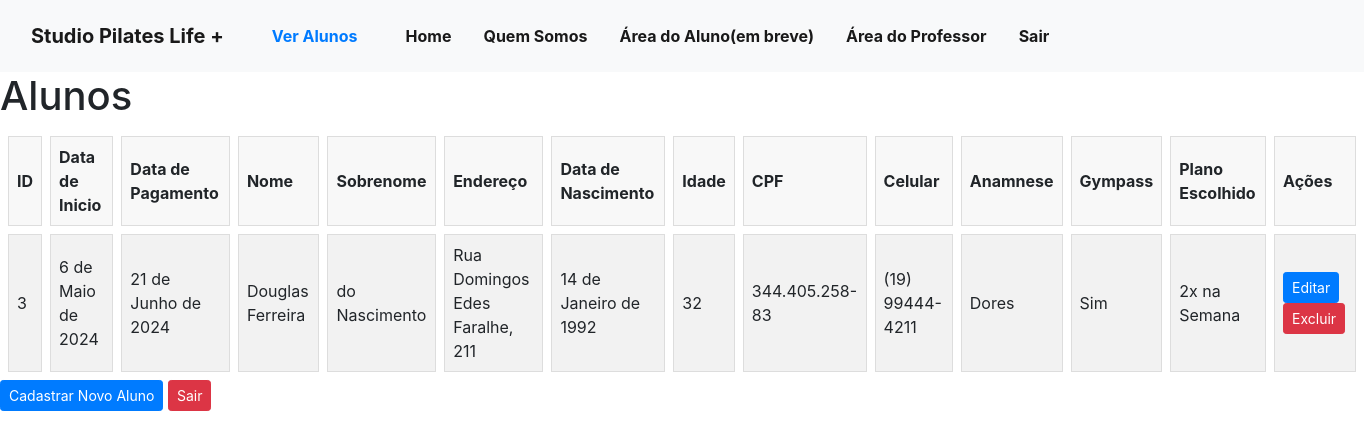
The page /ver-alunos/ (signed in) on the database as committed earlier.
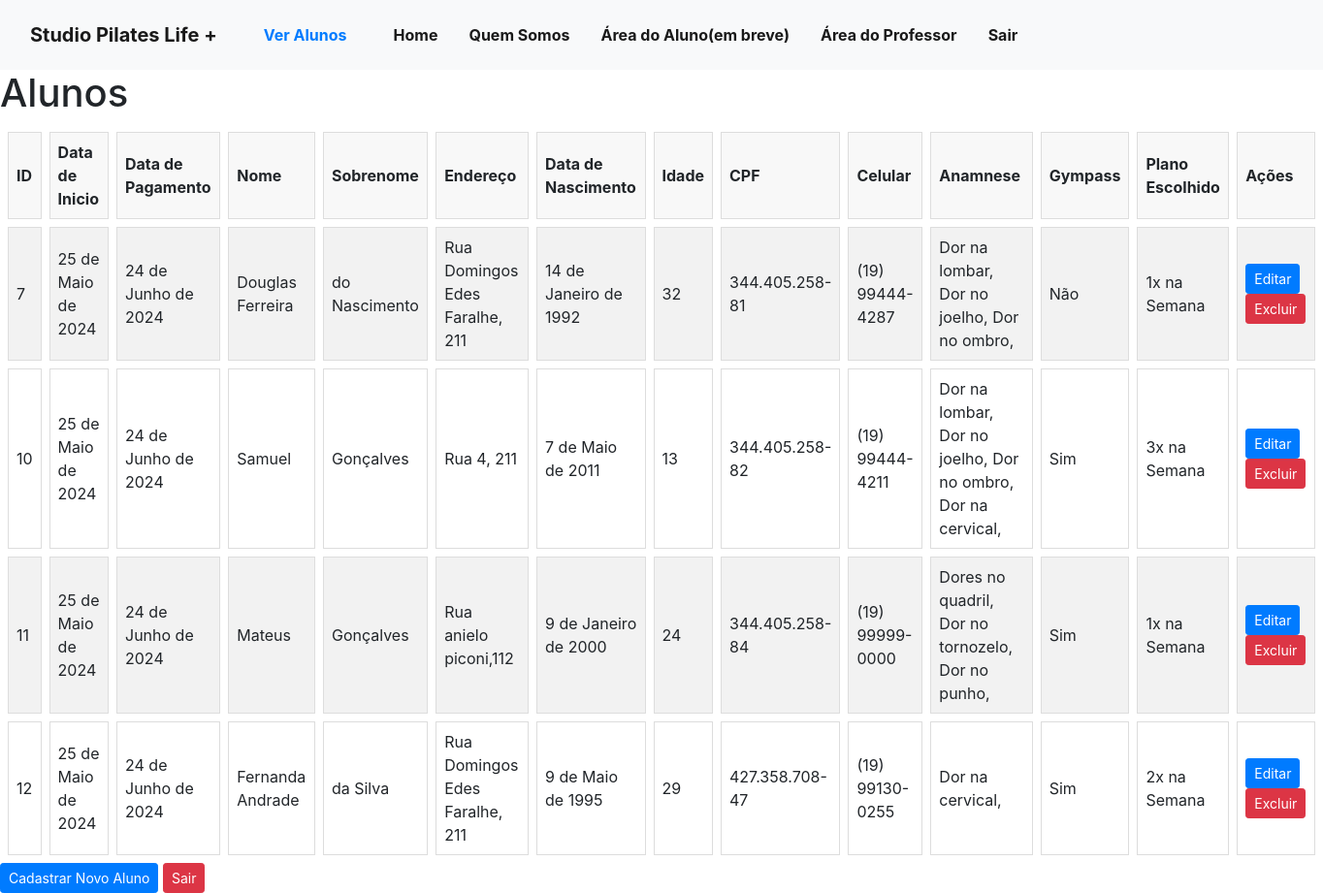
The same page on the database as committed later.
### alunos/models.py (models this page shows, shortened)
class Alunos(models.Model):
    data_inicio = models.DateField(default="2022-01-01")
    nome = models.CharField(max_length=30, default="Digite o nome")
    sobrenome = models.CharField(max_length=30, default="Digite o Sobrenome")
    endereco = models.CharField(max_length=100, default="Digite o endereço")
    data_nascimento = models.DateField(default="1990-01-01")
    idade = models.IntegerField(default=18)
    cpf = models.CharField(max_length=11, default="Digite seu CPF")
    celular = models.CharField(max_length=15, default="")
    anamnesis = models.TextField(max_length=500, default="Qual são as suas queixas?")
    gympass = models.BooleanField(default=False)
    plano_escolhido = models.CharField(
        max_length=20,
        choices=[
            ("1x", "1x na semana"),
            ("2x", "2x na semana"),
            ("3x", "3x na semana"),
        ],
        default="1x",
    )
    data_pagamento = models.DateField(default="Escolha um data de pagamento")
    class Meta:
        verbose_name = "Aluno"

### alunos/views.py (the view)
# urls.py: path("ver-alunos/", views.ver_alunos, name="ver_alunos"),
def ver_alunos(request):
    if request.session.get('usuario'):
        usuario = Usuario.objects.get(id=request.session['usuario'])
        Aluno = Alunos.objects.all()
        for aluno in Aluno:
            aluno.anamnesis = formatar_anamneses(aluno.anamnesis)
        return render(request, 'ver_alunos.html', {'usuario_logado': request.session.get('usuario'), 'Aluno': Aluno})
    else:
        return redirect('/auth/login/?status=2')

### alunos/views.py (called while the page is built)
def formatar_anamneses(anamneses):
    return "".join(anamneses).replace("'", "").replace("[", "").replace("]", "")

### alunos/templates/ver_alunos.html (shortened to what this page needs)
{% extends 'base.html' %}
{% block 'conteudo' %}
<h1>Alunos</h1>
<form method="post">
  <table>
    <thead>
      <tr>
        <th>ID</th>
        <th>Data de Inicio</th>
        <th>Data de Pagamento</th>
        <th>Nome</th>
        <th>Sobrenome</th>
        <th>Endereço</th>
        <th>Data de Nascimento</th>
        <th>Idade</th>
        <th>CPF</th>
        <th>Celular</th>
        <th>Anamnese</th>
        <th>Gympass</th>
        <th>Plano Escolhido</th>
        <th>Ações</th>
      </tr>
    </thead>
    <tbody>
      {% for Aluno in Aluno %}
        <tr>
          <td>{{ Aluno.pk }}</td>
          <td>{{ Aluno.data_inicio }}</td>
          <td>{{ Aluno.data_pagamento }}</td>
          <td>{{ Aluno.nome }}</td>
          <td>{{ Aluno.sobrenome }}</td>
          <td>{{ Aluno.endereco }}</td>
          <td>{{ Aluno.data_nascimento }}</td>
          <td>{{ Aluno.idade }}</td>
          <td>{{ Aluno.cpf }}</td>
          <td>{{ Aluno.celular }}</td>
          <td>{{ Aluno.anamnesis }}</td>
          <td>{% if Aluno.gympass %}Sim{% else %}Não{% endif %}</td>
          <td>{{ Aluno.plano_escolhido }}</td>
          <td>
            <a href="{% url 'editar_aluno' pk=Aluno.pk %}" class= "btn btn-primary btn-sm">Editar</a>
            <a href="{% url 'excluir_aluno' pk=Aluno.pk %}" class= "btn btn-danger btn-sm">Excluir</a>
          </td>
          </tr>
      {% endfor %}
    </tbody>
  </table>
<a class= "btn btn-primary btn-sm" href={% url 'cadastro_alunos'%}>Cadastrar Novo Aluno</a>
<a class= "btn btn-danger btn-sm" href="{% url 'sair'%}" >Sair</a>
{% endblock %}

### templates/base.html (shortened to what this page needs)
<!DOCTYPE html>
<html lang="pt-br">
  <head>
    <link rel="stylesheet" href="https://stackpath.bootstrapcdn.com/bootstrap/4.1.3/css/bootstrap.min.css">
  </head>
  <body>
    <nav class="navbar navbar-expand-lg navbar-light bg-light custom-navbar">
      <div class="container-fluid">
        <a class="navbar-brand" href={% url 'home' %}>Studio Pilates Life + </a>
      {%if usuario_logado%}
     <li class="nav-link active">
     <a class="nav-link" href={% url 'ver_alunos'%}>Ver Alunos</a>
      </li>
      {% endif %}
          <div class="collapse navbar-collapse" id="navbarNavDropdown">
            <ul class="navbar-nav">
              <li class="nav-link active">
                <a class="nav-link active" aria-current="page" href={% url 'home' %}>Home</a>
              </li>
              <li class="nav-link active">
                <a class="nav-link" href={% url 'quem_somos' %}>Quem Somos</a>
              </li>
              <li class="nav-link active">
                <a class="nav-link" href="#">Área do Aluno(em breve)</a>
              </li>
              <li class="nav-link active">
                <a class="nav-link" href={% url 'cadastro_alunos' %}>Área do Professor</a>
              </li>
              {% if usuario_logado %}
              <li class="nav-link active">
                  <a class="nav-link" href="{% url 'sair'%}">Sair</a>
              </li>
          {% endif %}
    </nav>
  {% block 'conteudo' %} {%endblock %}
</body>
</html>

### templates/base.html (style rules this page uses)
.custom-navbar { background-color: transparent; background-image: none; }
.custom-navbar .navbar-brand { font-weight: bold; }
.custom-navbar .nav-link { font-weight: bold; }

### alunos/templates/ver_alunos.html (style rules this page uses)
table { width: 100%; border-collapse: separate; border-spacing: 0.5rem; }
th, td { border: 1px solid #ddd; padding: 0.5rem; text-align: left; }
thead { background-color: #f8f8f8; }
tbody tr:nth-child(odd) { background-color: #f2f2f2; }

Rows that differ between the two databases and show on the page:
removed Alunos: pk "3", data_inicio "6 de Maio de 2024", data_pagamento "21 de Junho de 2024", nome "Douglas Ferreira", sobrenome "do Nascimento", endereco "Rua Domingos Edes Faralhe, 211", data_nascimento "14 de Janeiro de 1992", idade "32", cpf "344.405.258-83", celular "(19) 99444-4211", anamnesis "Dores", gympass "Sim", plano_escolhido "2x na Semana"
added Alunos: pk "7", data_inicio "25 de Maio de 2024", data_pagamento "24 de Junho de 2024", nome "Douglas Ferreira", sobrenome "do Nascimento", endereco "Rua Domingos Edes Faralhe, 211", data_nascimento "14 de Janeiro de 1992", idade "32", cpf "344.405.258-81", celular "(19) 99444-4287", anamnesis "Dor na lombar, Dor no joelho, Dor no ombro,", gympass "Não", plano_escolhido "1x na Semana"
added Alunos: pk "10", data_inicio "25 de Maio de 2024", data_pagamento "24 de Junho de 2024", nome "Samuel", sobrenome "Gonçalves", endereco "Rua 4, 211", data_nascimento "7 de Maio de 2011", idade "13", cpf "344.405.258-82", celular "(19) 99444-4211", anamnesis "Dor na lombar, Dor no joelho, Dor no ombro, Dor na cervical,", gympass "Sim", plano_escolhido "3x na Semana"
added Alunos: pk "11", data_inicio "25 de Maio de 2024", data_pagamento "24 de Junho de 2024", nome "Mateus", sobrenome "Gonçalves", endereco "Rua anielo piconi,112", data_nascimento "9 de Janeiro de 2000", idade "24", cpf "344.405.258-84", celular "(19) 99999-0000", anamnesis "Dores no quadril, Dor no tornozelo, Dor no punho,", gympass "Sim", plano_escolhido "1x na Semana"
added Alunos: pk "12", data_inicio "25 de Maio de 2024", data_pagamento "24 de Junho de 2024", nome "Fernanda Andrade", sobrenome "da Silva", endereco "Rua Domingos Edes Faralhe, 211", data_nascimento "9 de Maio de 1995", idade "29", cpf "427.358.708-47", celular "(19) 99130-0255", anamnesis "Dor na cervical,", gympass "Sim", plano_escolhido "2x na Semana"
